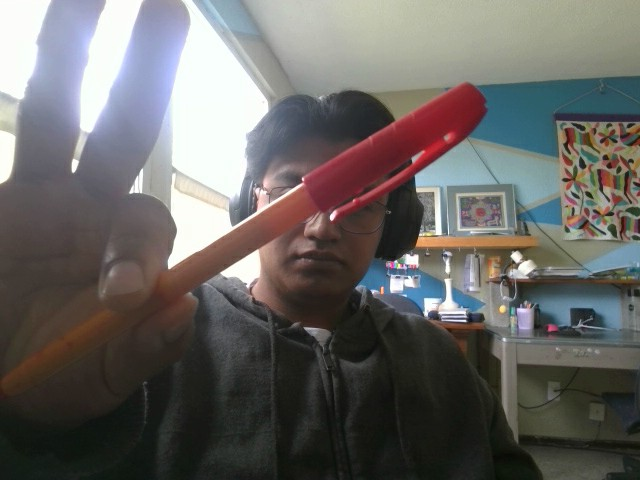
#> input picture application/Resources/images/07102026103002.jpg, 640 x 480 px
$ python capa_roja.py ../application/Resources/images/07102026103002.jpg
#> lines starting #> are read from the running program, lines starting #| are printed output that depends on the picture; after the words box and inside, x2 and y2 are one past the last pixel; in counts of white or black regions, pixels touching at a corner belong together
import cv2
import sys
import os
import numpy as np

if len(sys.argv) < 2:
    print("Error: No se proporcionó la ruta de la imagen.")
    sys.exit(1)

img_path = sys.argv[1]

if not os.path.exists(img_path):
    print(f"Error: El archivo no existe en la ruta:\n{img_path}")
    sys.exit(1)

img = cv2.imread(img_path)
#> img is the input picture: shape (480, 640, 3); mean B, G, R 100.5, 102.9, 105.1

if img is None:
    print(f"Error: OpenCV no pudo leer la imagen en:\n{img_path}")
    sys.exit(1)

#Segmentar color rojo
#Se modifican los rangos para que detecte bien todo el rojo
rojoBajo1 = np.array([0, 60, 20], np.uint8)
rojoAlto1 = np.array([10, 255, 255], np.uint8)
rojoBajo2 = np.array([168, 60, 20], np.uint8)
rojoAlto2 = np.array([180, 255, 255], np.uint8)

imgHSV = cv2.cvtColor(img, cv2.COLOR_BGR2HSV)
#> imgHSV: shape (480, 640, 3); mean H, S, V 59.2, 51.9, 113.2

maskRed1 = cv2.inRange(imgHSV, rojoBajo1, rojoAlto1)
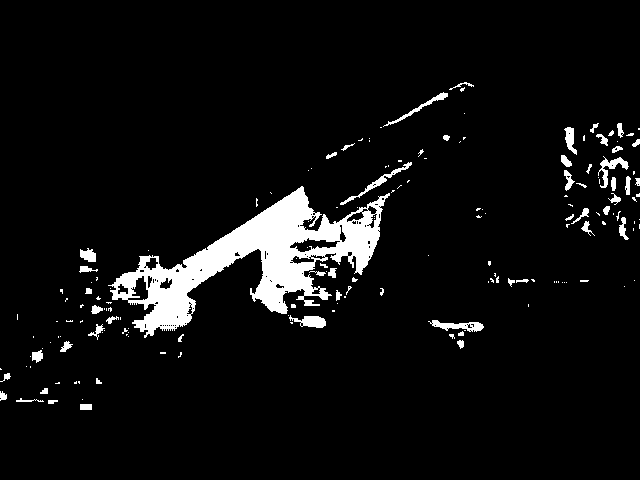
#> maskRed1: shape (480, 640); 6% white; 173 white regions (118 under 20 px), largest, box (x1, y1, x2, y2) and area: (108, 186, 390, 338) 13656, (428, 320, 484, 332) 329, (340, 162, 412, 205) 312
maskRed2 = cv2.inRange(imgHSV, rojoBajo2, rojoAlto2)
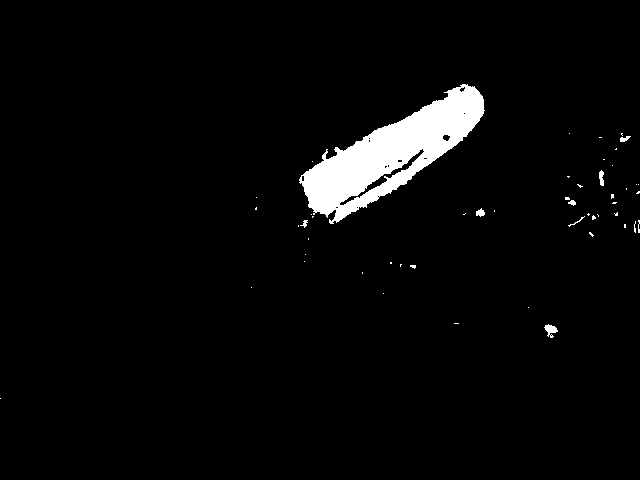
#> maskRed2: shape (480, 640); 3.5% white; 51 white regions (43 under 20 px), largest, box (x1, y1, x2, y2) and area: (299, 84, 485, 224) 10135, (544, 324, 558, 338) 102, (599, 170, 604, 186) 60
maskRoja = cv2.add(maskRed1, maskRed2)
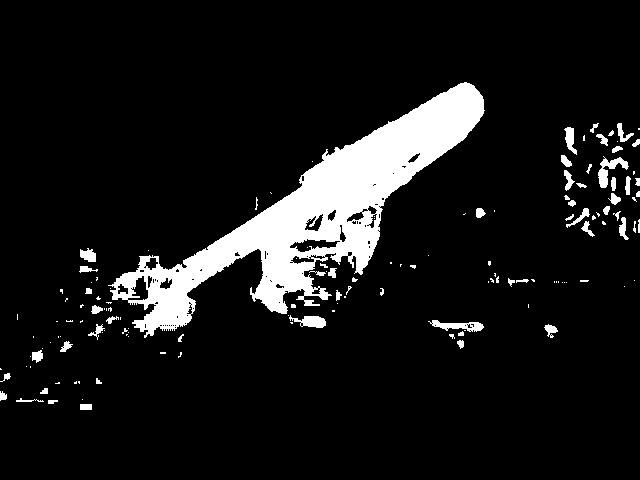
#> maskRoja: shape (480, 640); 9.5% white; 144 white regions (87 under 20 px), largest, box (x1, y1, x2, y2) and area: (108, 82, 485, 338) 24635, (598, 156, 629, 188) 366, (428, 320, 484, 332) 334

#poner en cero los pixeles que no se encuentren dentro del rango anterior
maskB = cv2.bitwise_and(img, img, mask= maskRoja)
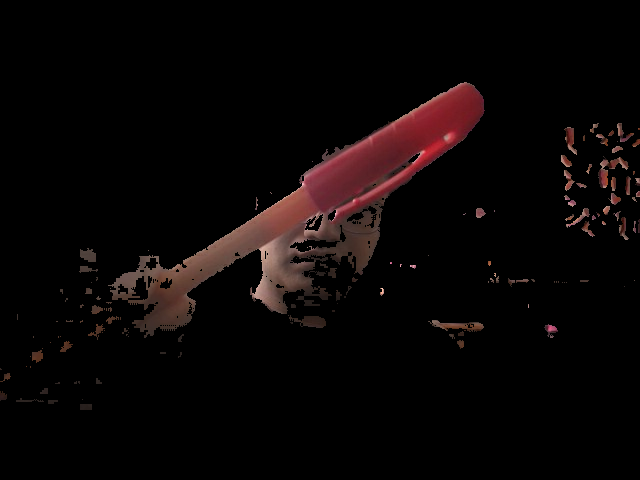
#> maskB: shape (480, 640, 3); mean B, G, R 5.6, 5.9, 10.5

base, ext = os.path.splitext(img_path)

if os.path.exists(base + "_red" + ext):
    print("Imagen Procesada Correctamente")
else:
    cv2.imwrite(base + "_red" + ext, maskB)
    print("Imagen Procesada Correctamente")

$ run again, on application/Resources/images/07102026104616.jpg
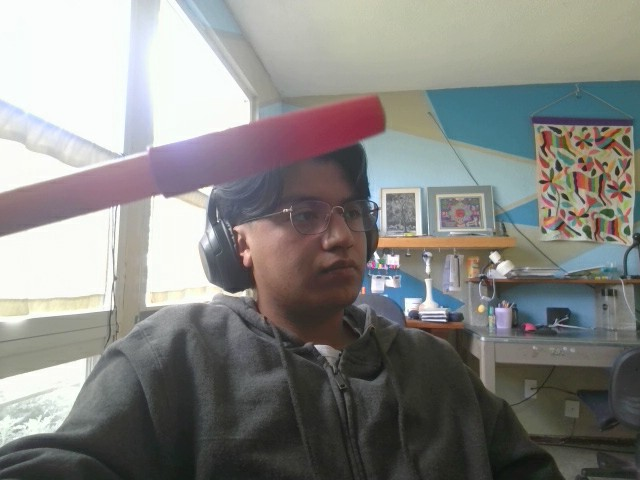
#> input picture application/Resources/images/07102026104616.jpg, 640 x 480 px
#> img is the input picture: shape (480, 640, 3); mean B, G, R 131.5, 134.5, 134.7
#> imgHSV: shape (480, 640, 3); mean H, S, V 62.8, 35.4, 141.8
#> `maskRed1 = cv2.inRange(imgHSV, rojoBajo1, rojoAlto1)`:
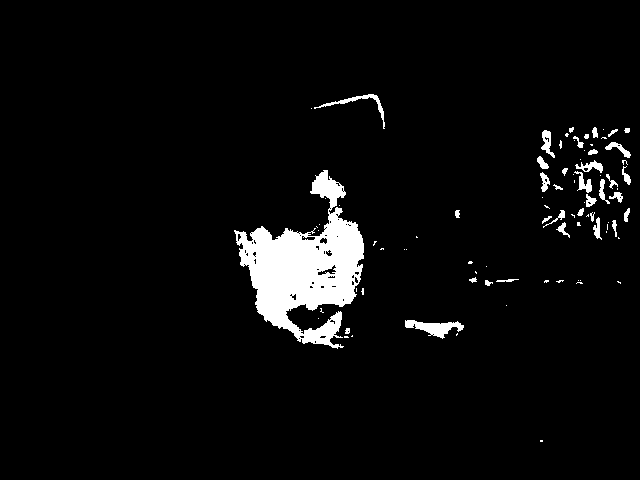
#> maskRed1: shape (480, 640); 4.5% white; 88 white regions (52 under 20 px), largest, box (x1, y1, x2, y2) and area: (234, 170, 364, 349) 10530, (405, 320, 464, 339) 531, (314, 94, 385, 129) 298
#> maskRed2: shape (480, 640); 1.8% white; 87 white regions (72 under 20 px), largest, box (x1, y1, x2, y2) and area: (255, 97, 384, 163) 4657, (308, 215, 329, 236) 115, (320, 196, 330, 214) 86
#> maskRoja: shape (480, 640); 6.3% white; 83 white regions (44 under 20 px), largest, box (x1, y1, x2, y2) and area: (234, 170, 364, 349) 10984, (255, 94, 385, 163) 4956, (405, 320, 464, 339) 531
#> `maskB = cv2.bitwise_and(img, img, mask= maskRoja)`:
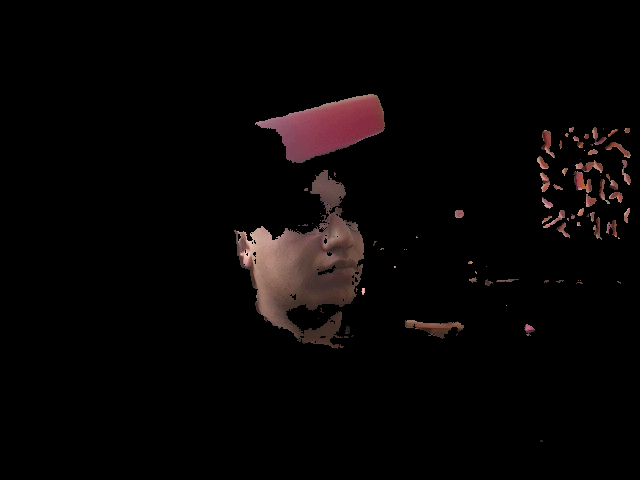
#> maskB: shape (480, 640, 3); mean B, G, R 4.9, 5, 7.7

$ run again, on application/Resources/images/07102026115507.jpg
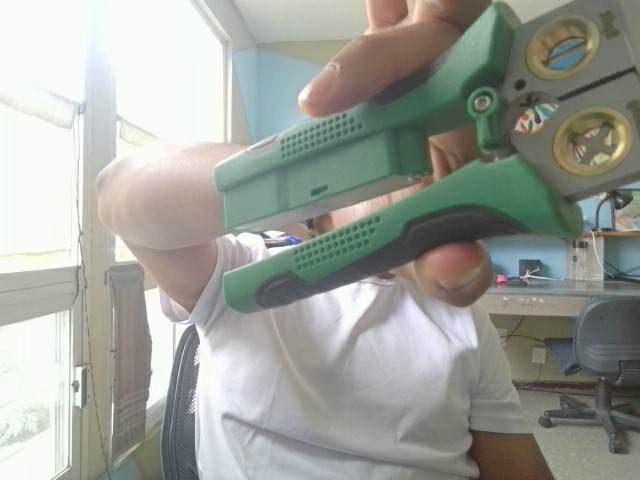
#> input picture application/Resources/images/07102026115507.jpg, 640 x 480 px
#> img is the input picture: shape (480, 640, 3); mean B, G, R 152.2, 159.3, 156.1
#> imgHSV: shape (480, 640, 3); mean H, S, V 54, 30.3, 163.8
#> `maskRed1 = cv2.inRange(imgHSV, rojoBajo1, rojoAlto1)`:
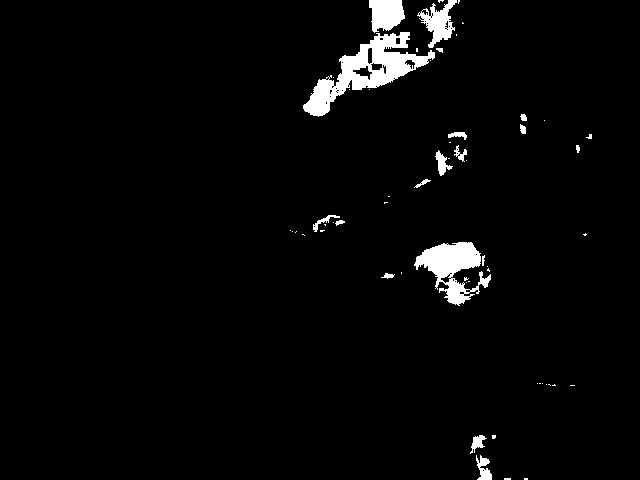
#> maskRed1: shape (480, 640); 2.9% white; 58 white regions (40 under 20 px), largest, box (x1, y1, x2, y2) and area: (303, 32, 435, 117) 3650, (414, 242, 491, 306) 2258, (369, 0, 405, 33) 903
#> maskRed2: shape (480, 640); 0.04% white; 7 white regions (6 under 20 px), largest, box (x1, y1, x2, y2) and area: (495, 275, 507, 288) 95
#> maskRoja: shape (480, 640); 3% white; 60 white regions (41 under 20 px), largest, box (x1, y1, x2, y2) and area: (303, 32, 435, 117) 3658, (414, 242, 493, 306) 2279, (369, 0, 405, 33) 903
#> `maskB = cv2.bitwise_and(img, img, mask= maskRoja)`:
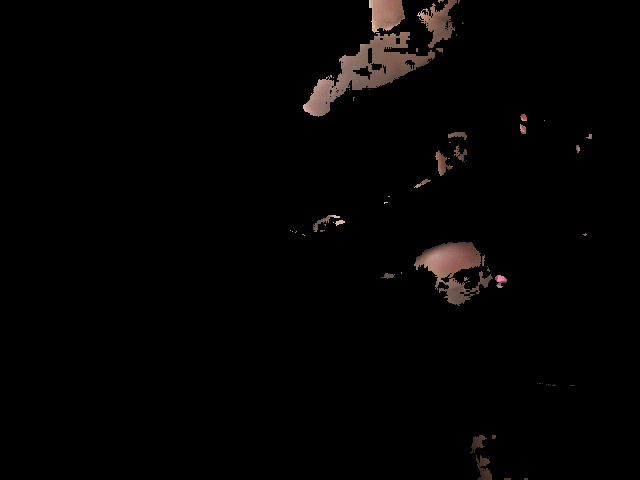
#> maskB: shape (480, 640, 3); mean B, G, R 2.7, 3, 4

$ run again, on application/Resources/images/07102026140609.jpg
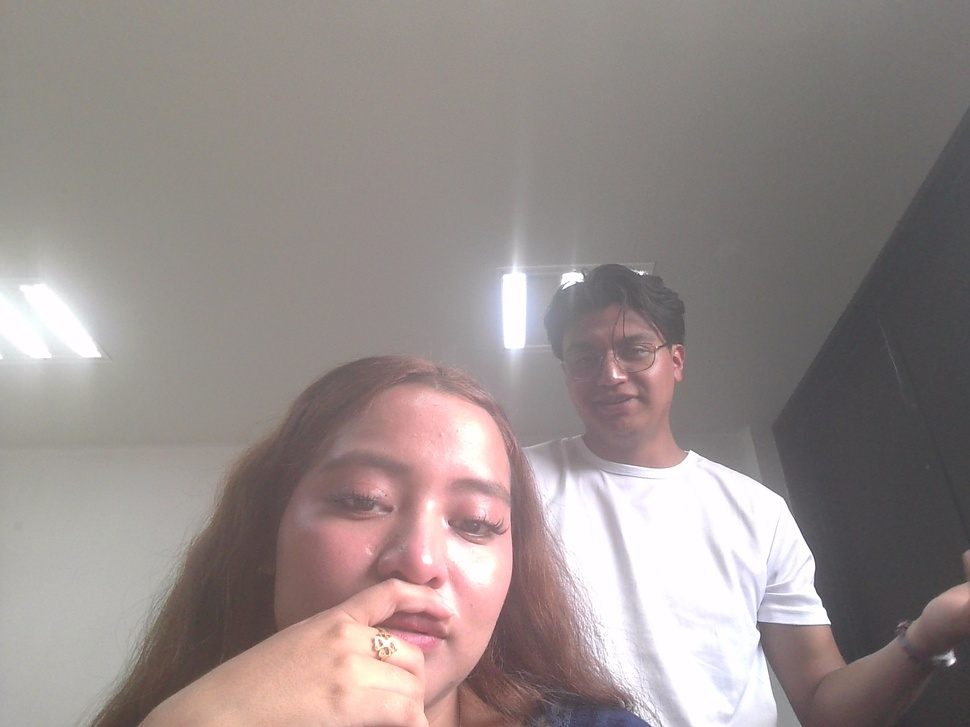
#> input picture application/Resources/images/07102026140609.jpg, 970 x 727 px, shrunk from 2592 x 1944 before the run
#> img is the input picture: shape (727, 970, 3); mean B, G, R 138, 140, 149.9
#> imgHSV: shape (727, 970, 3); mean H, S, V 57.2, 23.1, 150.6
#> `maskRed1 = cv2.inRange(imgHSV, rojoBajo1, rojoAlto1)`:
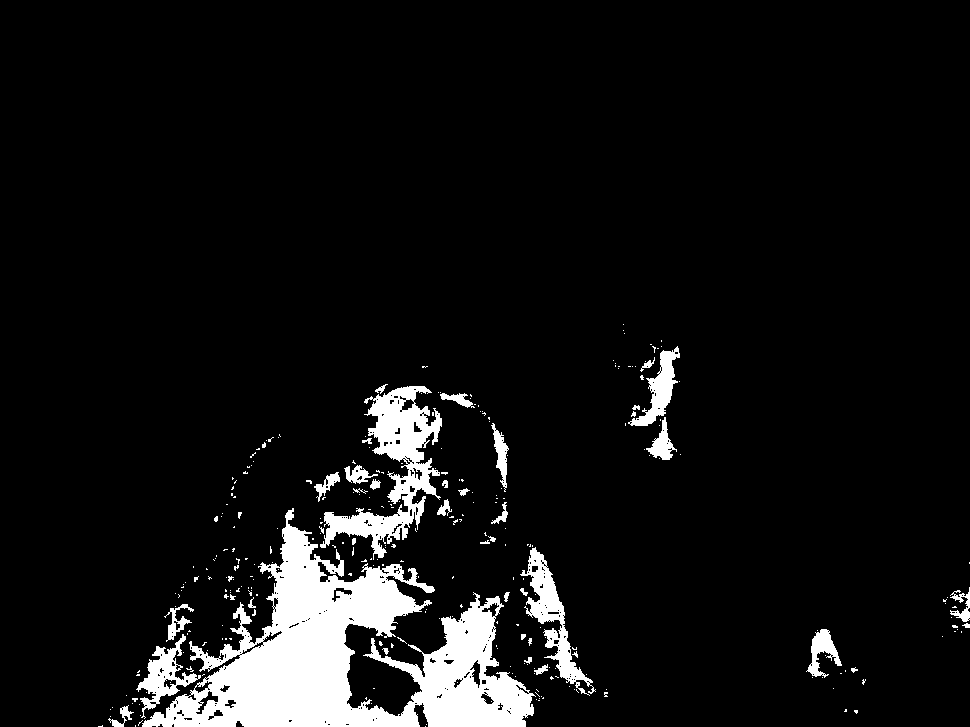
#> maskRed1: shape (727, 970); 7.4% white; 301 white regions (263 under 20 px), largest, box (x1, y1, x2, y2) and area: (142, 508, 536, 727) 34283, (320, 386, 442, 560) 6940, (520, 547, 596, 696) 2738
#> maskRed2: shape (727, 970); 2.4% white; 325 white regions (272 under 20 px), largest, box (x1, y1, x2, y2) and area: (304, 512, 477, 614) 4717, (428, 467, 505, 528) 1915, (390, 601, 453, 654) 1855
#> maskRoja: shape (727, 970); 9.8% white; 282 white regions (257 under 20 px), largest, box (x1, y1, x2, y2) and area: (142, 385, 596, 727) 60711, (616, 346, 685, 426) 2018, (136, 634, 201, 719) 1663
#> `maskB = cv2.bitwise_and(img, img, mask= maskRoja)`:
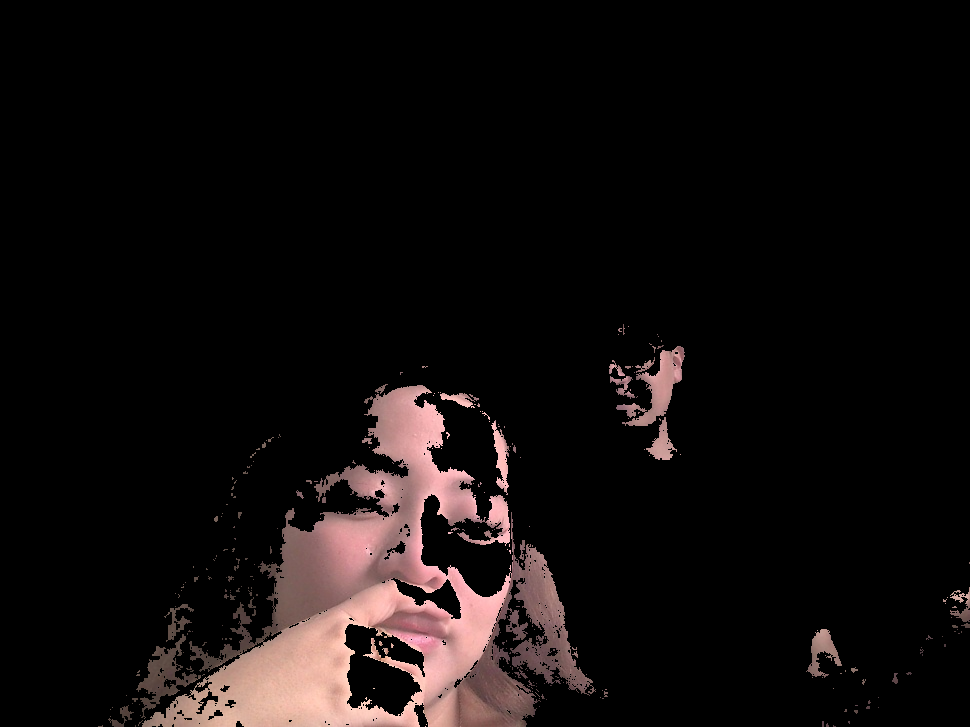
#> maskB: shape (727, 970, 3); mean B, G, R 13.1, 13.5, 18
